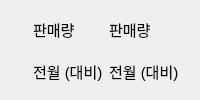
     <widget class="QWidget" name="page_21">
      <layout class="QHBoxLayout" name="horizontalLayout_9" stretch="1,1,5">
       <item>
        <widget class="QLabel" name="label_25">
         <property name="styleSheet">
          <string notr="true">border-image: url(:/resources/audi.png);</string>
         </property>
         <property name="text">
          <string/>
         </property>
        </widget>
       </item>
       <item>
        <layout class="QVBoxLayout" name="verticalLayout_16">
         <item>
          <widget class="QLabel" name="ds_10">
           <property name="font">
            <font>
             <pointsize>11</pointsize>
            </font>
           </property>
           <property name="text">
            <string>판매량</string>
           </property>
          </widget>
         </item>
         <item>
          <widget class="QLabel" name="label_23">
           <property name="font">
            <font>
             <pointsize>11</pointsize>
            </font>
           </property>
           <property name="text">
            <string>전월 (대비)</string>
           </property>
          </widget>
         </item>
        </layout>
       </item>
       <item>
        <layout class="QVBoxLayout" name="verticalLayout_17">
         <item>
          <widget class="QLabel" name="audiSales">
           <property name="font">
            <font>
             <pointsize>11</pointsize>
            </font>
           </property>
           <property name="text">
            <string>판매량</string>
           </property>
          </widget>
         </item>
         <item>
          <widget class="QLabel" name="audiOnMonth">
           <property name="font">
            <font>
             <pointsize>11</pointsize>
            </font>
           </property>
           <property name="text">
            <string>전월 (대비)</string>
           </property>
          </widget>
         </item>
        </layout>
       </item>
      </layout>
     </widget>
